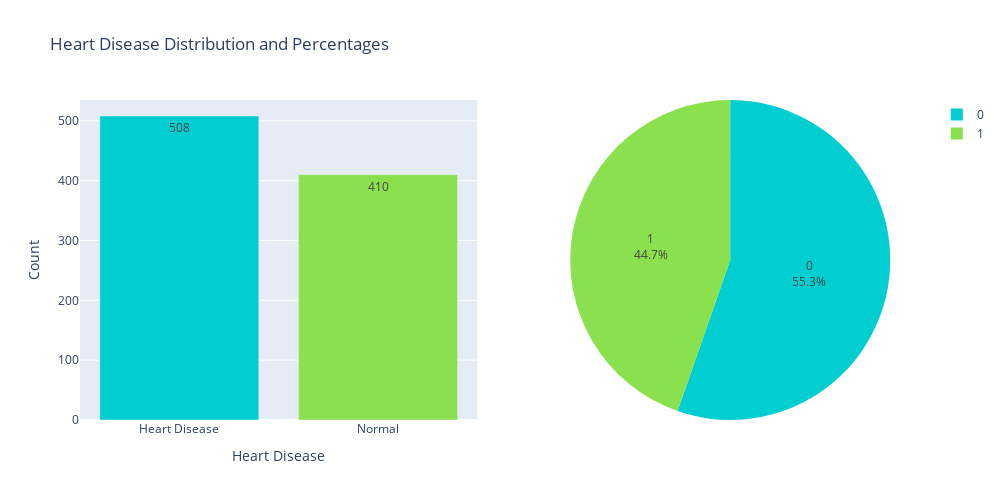

The notebook cell saved with this chart:
### Markdown cell above
### Univariate Analysis
<p align="justify">
Univariate analysis is a fundamental technique in statistical analysis that focuses on examining the distribution and characteristics of a single variable at a time. It provides insights into the central tendency, dispersion, and shape of the variable's distribution, allowing for a deeper understanding of its behavior without considering the relationships with other variables.
</p>

### Code cell
# Define colors for Heart Disease categories
hd_color = ["#00ced1", "#8be04e"]

# Create a figure with subplots
fig = go.Figure()

# Add bar chart subplot
fig.add_trace(go.Bar(
    x=['Heart Disease', 'Normal'],
    y=df['HeartDisease'].value_counts(),
    marker_color=hd_color,
    name='Count',
    text=df['HeartDisease'].value_counts(),
    textposition='auto',
    showlegend=False,
))

# Add annotations to the bar chart
for i in range(len(df['HeartDisease'].value_counts())):
    fig.add_annotation(
        x=i,
        y=df['HeartDisease'].value_counts()[i],
        text=str(),
        showarrow=False,
        font=dict(size=15),
        yshift=10
    )

# Add pie chart subplot
fig.add_trace(go.Pie(
    values=df['HeartDisease'].value_counts(),
    textinfo='percent+label',
    domain=dict(x=[0.55, 1]),
    marker=dict(colors=hd_color),
    name='Percentage'
))

# Update layout
fig.update_layout(
    title='Heart Disease Distribution and Percentages',
    width=1000,
    height=500,
    grid=dict(rows=1, columns=2),
    xaxis_title='Heart Disease',
    yaxis_title='Count',
)

# Show figure
fig.show()

### Figure 1 — Plotly figure (JSON) as saved in the notebook; plotly's stock layout.template omitted (floating-point values rounded to 4 significant figures)
{"data": [{"marker": {"color": ["#00ced1", "#8be04e"]}, "name": "Count", "showlegend": false, "text": [508, 410], "textposition": "auto", "type": "bar", "x": ["Heart Disease", "Normal"], "y": [508, 410]}, {"domain": {"x": [0.55, 1]}, "marker": {"colors": ["#00ced1", "#8be04e"]}, "name": "Percentage", "textinfo": "percent+label", "type": "pie", "values": [508, 410]}], "layout": {"annotations": [{"font": {"size": 15}, "showarrow": false, "text": "", "x": 0, "y": 410, "yshift": 10}, {"font": {"size": 15}, "showarrow": false, "text": "", "x": 1, "y": 508, "yshift": 10}], "grid": {"columns": 2, "rows": 1}, "height": 500, "title": {"text": "Heart Disease Distribution and Percentages"}, "width": 1000, "xaxis": {"title": {"text": "Heart Disease"}}, "yaxis": {"title": {"text": "Count"}}}}
